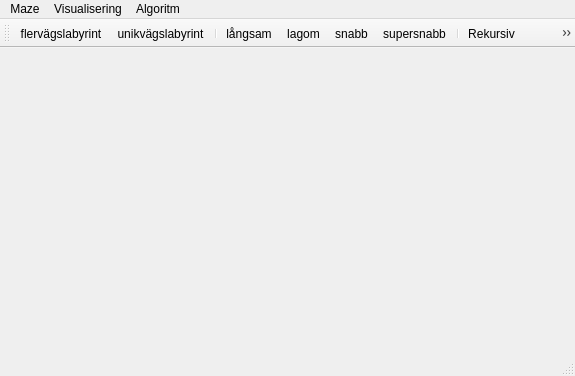
<?xml version="1.0" encoding="UTF-8"?>
<ui version="4.0">
 <class>MainWindow</class>
 <widget class="QMainWindow" name="MainWindow">
  <property name="geometry">
   <rect>
    <x>0</x>
    <y>0</y>
    <width>575</width>
    <height>376</height>
   </rect>
  </property>
  <property name="windowTitle">
   <string>MainWindow</string>
  </property>
  <widget class="MazeWidget" name="centralWidget">
   <property name="minimumSize">
    <size>
     <width>200</width>
     <height>200</height>
    </size>
   </property>
  </widget>
  <widget class="QMenuBar" name="menuBar">
   <property name="geometry">
    <rect>
     <x>0</x>
     <y>0</y>
     <width>575</width>
     <height>22</height>
    </rect>
   </property>
   <widget class="QMenu" name="menuMaze">
    <property name="title">
     <string>Maze</string>
    </property>
    <addaction name="separator"/>
    <addaction name="actionUniqpath"/>
    <addaction name="actionfMuliplepath"/>
   </widget>
   <widget class="QMenu" name="menuVisualisering">
    <property name="title">
     <string>Visualisering</string>
    </property>
    <addaction name="actionSlow"/>
    <addaction name="actionNormal"/>
    <addaction name="actionFast"/>
    <addaction name="actionUltrafast"/>
   </widget>
   <widget class="QMenu" name="menuAlgoritm">
    <property name="title">
     <string>Algoritm</string>
    </property>
    <addaction name="actionSearchRecursive"/>
    <addaction name="actionSearchFIFO"/>
   </widget>
   <addaction name="menuMaze"/>
   <addaction name="menuVisualisering"/>
   <addaction name="menuAlgoritm"/>
  </widget>
  <widget class="QToolBar" name="mainToolBar">
   <attribute name="toolBarArea">
    <enum>TopToolBarArea</enum>
   </attribute>
   <attribute name="toolBarBreak">
    <bool>false</bool>
   </attribute>
   <addaction name="actionfMuliplepath"/>
   <addaction name="actionUniqpath"/>
   <addaction name="separator"/>
   <addaction name="actionSlow"/>
   <addaction name="actionNormal"/>
   <addaction name="actionFast"/>
   <addaction name="actionUltrafast"/>
   <addaction name="separator"/>
   <addaction name="actionSearchRecursive"/>
   <addaction name="actionSearchFIFO"/>
   <addaction name="separator"/>
  </widget>
  <widget class="QStatusBar" name="statusBar"/>
  <action name="actionSlow">
   <property name="checkable">
    <bool>true</bool>
   </property>
   <property name="icon">
    <iconset resource="recources.qrc">
     <normaloff>:/images/turtle.png</normaloff>:/images/turtle.png</iconset>
   </property>
   <property name="text">
    <string>långsam</string>
   </property>
  </action>
  <action name="actionNormal">
   <property name="checkable">
    <bool>true</bool>
   </property>
   <property name="icon">
    <iconset resource="recources.qrc">
     <normaloff>:/images/rabbit.png</normaloff>:/images/rabbit.png</iconset>
   </property>
   <property name="text">
    <string>lagom</string>
   </property>
  </action>
  <action name="actionFast">
   <property name="checkable">
    <bool>true</bool>
   </property>
   <property name="icon">
    <iconset resource="recources.qrc">
     <normaloff>:/images/rocket.png</normaloff>:/images/rocket.png</iconset>
   </property>
   <property name="text">
    <string>snabb</string>
   </property>
  </action>
  <action name="actionUltrafast">
   <property name="checkable">
    <bool>true</bool>
   </property>
   <property name="icon">
    <iconset resource="recources.qrc">
     <normaloff>:/images/cspeed.png</normaloff>:/images/cspeed.png</iconset>
   </property>
   <property name="text">
    <string>supersnabb</string>
   </property>
  </action>
  <action name="actionSearchRecursive">
   <property name="text">
    <string>Rekursiv</string>
   </property>
  </action>
  <action name="actionSearchFIFO">
   <property name="text">
    <string>FIFO</string>
   </property>
  </action>
  <action name="actionUniqpath">
   <property name="icon">
    <iconset resource="recources.qrc">
     <normaloff>:/images/single.png</normaloff>:/images/single.png</iconset>
   </property>
   <property name="text">
    <string>unikvägslabyrint</string>
   </property>
   <property name="toolTip">
    <string>endast en väg mellan start &amp; mål</string>
   </property>
  </action>
  <action name="actionfMuliplepath">
   <property name="icon">
    <iconset resource="recources.qrc">
     <normaloff>:/images/multiple.png</normaloff>:/images/multiple.png</iconset>
   </property>
   <property name="text">
    <string>flervägslabyrint</string>
   </property>
   <property name="toolTip">
    <string>flera vägar mellan start &amp; mål</string>
   </property>
  </action>
 </widget>
 <layoutdefault spacing="6" margin="11"/>
 <customwidgets>
  <customwidget>
   <class>MazeWidget</class>
   <extends>QWidget</extends>
   <header>mazewidget.h</header>
   <container>1</container>
  </customwidget>
 </customwidgets>
 <resources>
  <include location="recources.qrc"/>
 </resources>
 <connections/>
</ui>
